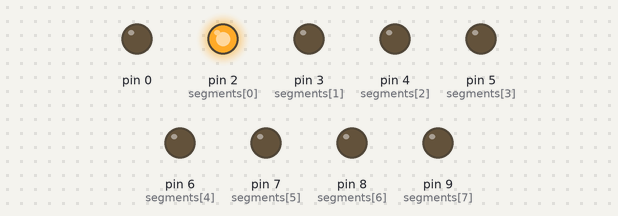
A sketch run on a simulated Arduino Uno, built with avr-gcc and run on an emulated ATmega328P. Parts: output pins drawn as LEDs (lit = HIGH).

Above: at 0.05 s.
At 4.95 s:
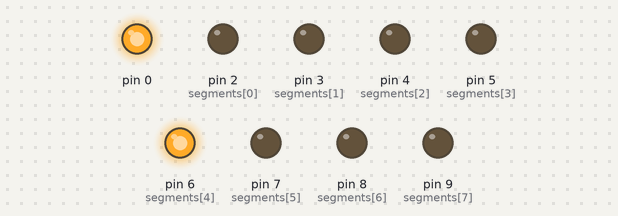
At 9.95 s:
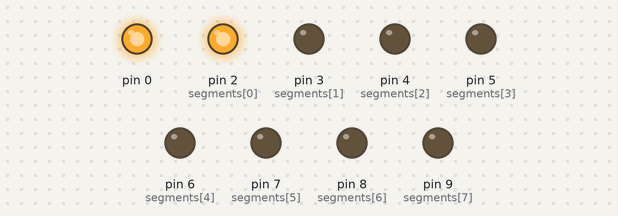
At 19.95 s:
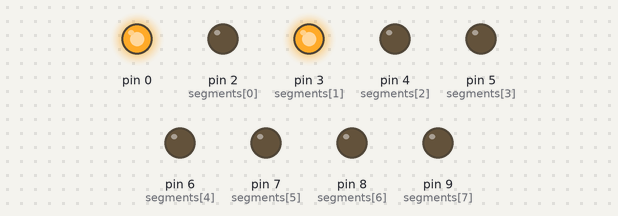
At 30.05 s:
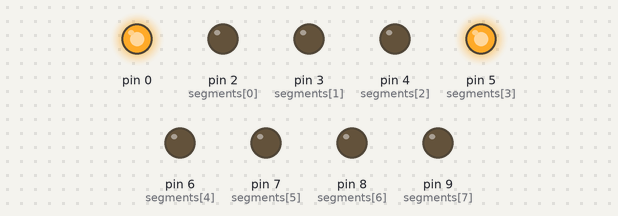
At 39.85 s:
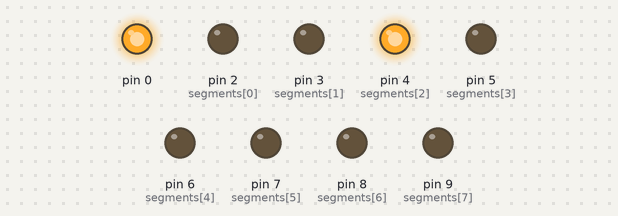
Timing chart, 0 to 40.0 s (numbered marks = the images above):
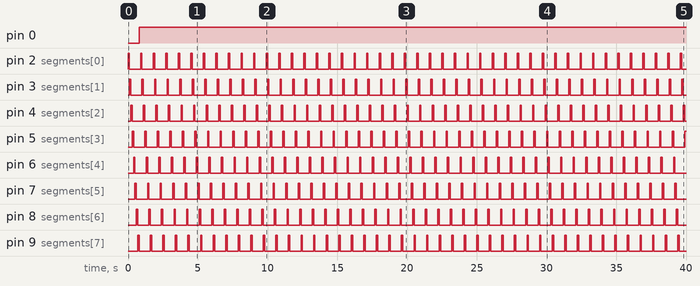

The sketch:

lab_5_display_tester.ino
```cpp
int segments[] = {2, 3, 4, 5, 6, 7, 8, 9};

void setup() {
  // put your setup code here, to run once:
  for (int i = 0; i < 9; i++) {
    pinMode(segments[i], OUTPUT);
  }
}

void loop() {
  // put your main code here, to run repeatedly:
  for (int i = 0; i < 9; i++) {
    digitalWrite(segments[i], HIGH);
    digitalWrite(segments[i - 1], LOW);
    delay(100);
  }
}
```

Measured:
- by itself, pin 0: LOW → HIGH at 0.80 s
- by itself, pin 2 (segments[0]), pin 3 (segments[1]), pin 4 (segments[2]), pin 5 (segments[3]), pin 6 (segments[4]), pin 7 (segments[5]), pin 8 (segments[6]), pin 9 (segments[7]): alternates HIGH for 0.10 s and LOW for 0.80 s
